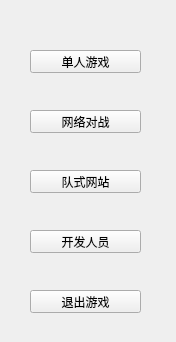
<?xml version="1.0" encoding="UTF-8"?>
<ui version="4.0">
 <class>BeginBottum</class>
 <widget class="QWidget" name="BeginBottum">
  <property name="geometry">
   <rect>
    <x>0</x>
    <y>0</y>
    <width>176</width>
    <height>342</height>
   </rect>
  </property>
  <property name="windowTitle">
   <string>Form</string>
  </property>
  <widget class="QPushButton" name="startsingle">
   <property name="geometry">
    <rect>
     <x>30</x>
     <y>50</y>
     <width>111</width>
     <height>23</height>
    </rect>
   </property>
   <property name="text">
    <string>单人游戏</string>
   </property>
  </widget>
  <widget class="QPushButton" name="webfight">
   <property name="geometry">
    <rect>
     <x>30</x>
     <y>110</y>
     <width>111</width>
     <height>23</height>
    </rect>
   </property>
   <property name="text">
    <string>网络对战</string>
   </property>
  </widget>
  <widget class="QPushButton" name="website">
   <property name="geometry">
    <rect>
     <x>30</x>
     <y>170</y>
     <width>111</width>
     <height>23</height>
    </rect>
   </property>
   <property name="text">
    <string>队式网站</string>
   </property>
  </widget>
  <widget class="QPushButton" name="team">
   <property name="geometry">
    <rect>
     <x>30</x>
     <y>230</y>
     <width>111</width>
     <height>23</height>
    </rect>
   </property>
   <property name="text">
    <string>开发人员</string>
   </property>
  </widget>
  <widget class="QPushButton" name="exitmain">
   <property name="geometry">
    <rect>
     <x>30</x>
     <y>290</y>
     <width>111</width>
     <height>23</height>
    </rect>
   </property>
   <property name="text">
    <string>退出游戏</string>
   </property>
  </widget>
 </widget>
 <resources/>
 <connections/>
</ui>
